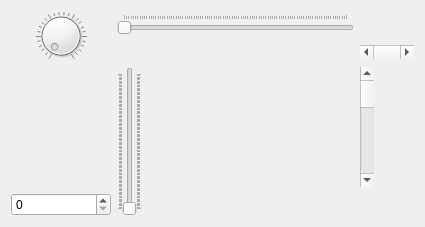
<?xml version="1.0" encoding="UTF-8"?>
<ui version="4.0">
 <class>Widget</class>
 <widget class="QWidget" name="Widget">
  <property name="geometry">
   <rect>
    <x>0</x>
    <y>0</y>
    <width>425</width>
    <height>227</height>
   </rect>
  </property>
  <property name="windowTitle">
   <string>Widget</string>
  </property>
  <layout class="QGridLayout" name="gridLayout">
   <item row="0" column="0" rowspan="2">
    <widget class="QDial" name="dial">
     <property name="wrapping">
      <bool>false</bool>
     </property>
     <property name="notchesVisible">
      <bool>true</bool>
     </property>
    </widget>
   </item>
   <item row="0" column="1">
    <widget class="QSlider" name="horizontalSlider">
     <property name="orientation">
      <enum>Qt::Horizontal</enum>
     </property>
     <property name="tickPosition">
      <enum>QSlider::TicksAbove</enum>
     </property>
     <property name="tickInterval">
      <number>1</number>
     </property>
    </widget>
   </item>
   <item row="1" column="2">
    <widget class="QScrollBar" name="horizontalScrollBar">
     <property name="orientation">
      <enum>Qt::Horizontal</enum>
     </property>
     <property name="invertedAppearance">
      <bool>false</bool>
     </property>
    </widget>
   </item>
   <item row="2" column="1" rowspan="2">
    <widget class="QSlider" name="verticalSlider">
     <property name="orientation">
      <enum>Qt::Vertical</enum>
     </property>
     <property name="tickPosition">
      <enum>QSlider::TicksBothSides</enum>
     </property>
     <property name="tickInterval">
      <number>1</number>
     </property>
    </widget>
   </item>
   <item row="2" column="2">
    <widget class="QScrollBar" name="verticalScrollBar">
     <property name="orientation">
      <enum>Qt::Vertical</enum>
     </property>
    </widget>
   </item>
   <item row="3" column="0">
    <widget class="QSpinBox" name="spinBox"/>
   </item>
  </layout>
 </widget>
 <resources/>
 <connections>
  <connection>
   <sender>dial</sender>
   <signal>sliderMoved(int)</signal>
   <receiver>horizontalScrollBar</receiver>
   <slot>setValue(int)</slot>
   <hints>
    <hint type="sourcelabel">
     <x>58</x>
     <y>33</y>
    </hint>
    <hint type="destinationlabel">
     <x>388</x>
     <y>49</y>
    </hint>
   </hints>
  </connection>
  <connection>
   <sender>dial</sender>
   <signal>sliderMoved(int)</signal>
   <receiver>horizontalSlider</receiver>
   <slot>setValue(int)</slot>
   <hints>
    <hint type="sourcelabel">
     <x>58</x>
     <y>33</y>
    </hint>
    <hint type="destinationlabel">
     <x>235</x>
     <y>21</y>
    </hint>
   </hints>
  </connection>
  <connection>
   <sender>dial</sender>
   <signal>sliderMoved(int)</signal>
   <receiver>spinBox</receiver>
   <slot>setValue(int)</slot>
   <hints>
    <hint type="sourcelabel">
     <x>58</x>
     <y>33</y>
    </hint>
    <hint type="destinationlabel">
     <x>58</x>
     <y>205</y>
    </hint>
   </hints>
  </connection>
  <connection>
   <sender>dial</sender>
   <signal>sliderMoved(int)</signal>
   <receiver>verticalScrollBar</receiver>
   <slot>setValue(int)</slot>
   <hints>
    <hint type="sourcelabel">
     <x>58</x>
     <y>33</y>
    </hint>
    <hint type="destinationlabel">
     <x>368</x>
     <y>125</y>
    </hint>
   </hints>
  </connection>
  <connection>
   <sender>dial</sender>
   <signal>sliderMoved(int)</signal>
   <receiver>verticalSlider</receiver>
   <slot>setValue(int)</slot>
   <hints>
    <hint type="sourcelabel">
     <x>58</x>
     <y>33</y>
    </hint>
    <hint type="destinationlabel">
     <x>127</x>
     <y>141</y>
    </hint>
   </hints>
  </connection>
 </connections>
</ui>
